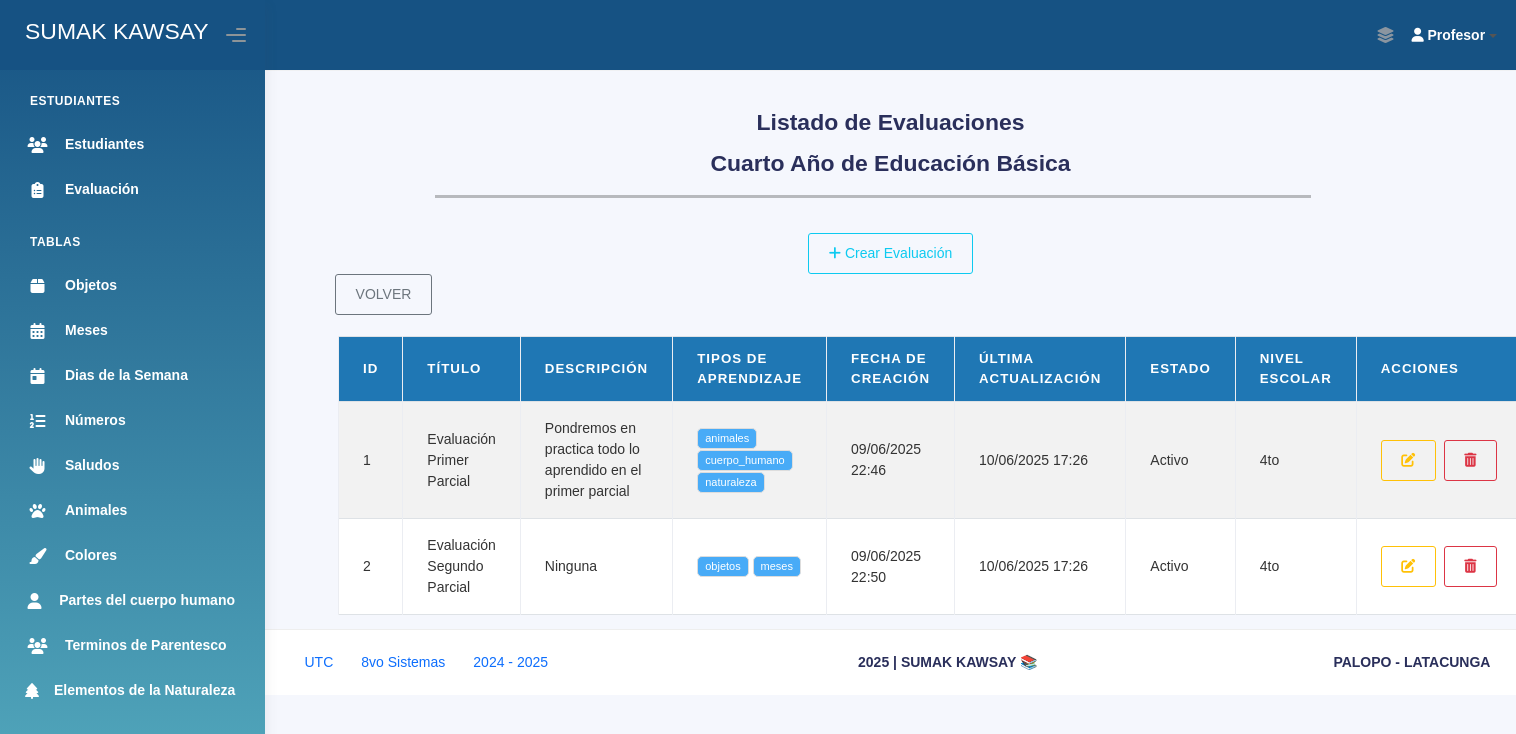
Page /evaluaciones/cuarto/ (signed in) on the committed database.
### Aplicaciones/Modulos/models.py (models this page shows, shortened)
class Evaluacion_Cuarto(models.Model):
    titulo_eva_cua = models.CharField(max_length=200)
    descripcion_eva_cua = models.TextField()
    nivel_escolar_eva_cua = models.CharField(max_length=50, blank=True, null=True)
    estado_eva_cua = models.BooleanField(default=True)
    tipo_aprendizaje_eva_cua = models.TextField()
    fecha_creacion_eva_cua = models.DateTimeField(auto_now_add=True)
    fecha_actualizacion_eva_cua = models.DateTimeField(auto_now=True)

### Aplicaciones/Modulos/views.py (the view)
# urls.py: path('evaluaciones/cuarto/', views.lista_evaluaciones_cuarto, name='lista_evaluaciones_cuarto'),
def lista_evaluaciones_cuarto(request):
    if not request.session.get('profesor_id'):
        return redirect('login_profesor')
    evaluaciones = Evaluacion_Cuarto.objects.all()
    for eva in evaluaciones:
        eva.tipos_lista = [t.strip() for t in eva.tipo_aprendizaje_eva_cua.split(",")] if eva.tipo_aprendizaje_eva_cua else []
    total_evaluaciones = evaluaciones.count()
    return render(request, 'Administrador/Evaluaciones/Cuarto/lista_evaluacion_cuarto.html', {
        'evaluaciones': evaluaciones,
        'total_evaluaciones': total_evaluaciones
    })

### Aplicaciones/Modulos/templates/Administrador/Evaluaciones/Cuarto/lista_evaluacion_cuarto.html (shortened to what this page needs)
{% extends 'plantillaAdmin.html' %}
{% block body %}
<br><br><br><br>
<div>
    <br>
    <div class="card-title text-center">
        <h3><b>Listado de Evaluaciones</b></h3>
        <h3><b>Cuarto Año de Educación Básica</b></h3>
    </div>
</div>
<div style="width: 70%; margin-left: 170px;">
    <hr style="height: 3px; background-color: #000; border: none;">
</div>
<br>
<div class="text-center">
    {% if total_evaluaciones < 3 %}
        <a href="{% url 'agregar_evaluacion_cuarto' %}" class="btn btn-outline-info">
            <i class="fas fa-plus"></i> Crear Evaluación
        </a>
    {% else %}
        <button class="btn btn-outline-secondary" disabled>
            <i class="fas fa-ban"></i> Límite de Evaluaciones (3)
        </button>
        <p style="color: red; margin-top: 10px;"><b>¡Ya se alcanzó el límite de 3 evaluaciones!</b></p>
    {% endif %}
</div>
<div style="margin-left: 70px;">
    <a href="{% url 'seleccion_evaluacion' %}" class="btn btn-outline-secondary"> VOLVER</a>
</div>
<br>
<div class="container" style="width: 90%;">
    <table class="table table-bordered table-striped table-hover" id="tbl-Evaluaciones">
        <thead>
            <tr>
                <th>ID</th>
                <th>Título</th>
                <th>Descripción</th>
                <th>Tipos de Aprendizaje</th>
                <th>Fecha de Creación</th>
                <th>Última Actualización</th>
                <th>Estado</th>
                <th>Nivel Escolar</th>
                <th>Acciones</th>
            </tr>
        </thead>
        <tbody>
            {% for eva in evaluaciones %}
                <tr>
                    <td>{{ eva.id }}</td>
                    <td>{{ eva.titulo_eva_cua }}</td>
                    <td>{{ eva.descripcion_eva_cua }}</td>
                    <td>
                        {% for tipo in eva.tipos_lista %}
                            <span class="badge bg-info">{{ tipo }}</span>
                        {% endfor %}
                    </td>
                    <td>{{ eva.fecha_creacion_eva_cua|date:"d/m/Y H:i" }}</td>
                    <td>{{ eva.fecha_actualizacion_eva_cua|date:"d/m/Y H:i" }}</td>
                    <td>{{ eva.estado_eva_cua|yesno:"Activo,Inactivo" }}</td>
                    <td>{{ eva.nivel_escolar_eva_cua }}</td>
                    <td>
                        <div style="display: flex;">
                            <a href="{% url 'editar_evaluacion_cuarto' eva.id %}" class="btn btn-outline-warning btn-circle" title="Editar Evaluación">
                                <i class="fas fa-edit"></i>
                            </a>
                            <a href="{% url 'eliminar_evaluacion_cuarto' eva.id %}" class="btn btn-outline-danger" onclick="return confirm('¿Deseas eliminar esta evaluación?')">
                                <i class="fas fa-trash-alt"></i>
                            </a>
                        </div>
                    </td>
                </tr>
            {% empty %}
                <tr>
                    <td colspan="9" class="text-center">No hay evaluaciones registradas.</td>
                </tr>
            {% endfor %}
        </tbody>
    </table>
</div>
{% endblock %}

### Aplicaciones/Modulos/templates/Administrador/Evaluaciones/Cuarto/lista_evaluacion_cuarto.html (style rules this page uses)
#tbl-Evaluaciones { background-color: #a0ccf3; }
#tbl-Evaluaciones th { background-color: #1f77b4; color: white; }
#tbl-Evaluaciones td { color: #333; }

### rows in the picture
Evaluacion_Cuarto: id "1", titulo_eva_cua "Evaluación Primer Parcial", descripcion_eva_cua "Pondremos en practica todo lo aprendido en el primer parcial", tipos_lista "animales" "cuerpo_humano" "naturaleza", fecha_creacion_eva_cua "09/06/2025 22:46", fecha_actualizacion_eva_cua "10/06/2025 17:26", estado_eva_cua "Activo", nivel_escolar_eva_cua "4to"
Evaluacion_Cuarto: id "2", titulo_eva_cua "Evaluación Segundo Parcial", descripcion_eva_cua "Ninguna", tipos_lista "objetos" "meses", fecha_creacion_eva_cua "09/06/2025 22:50", fecha_actualizacion_eva_cua "10/06/2025 17:26", estado_eva_cua "Activo", nivel_escolar_eva_cua "4to"
